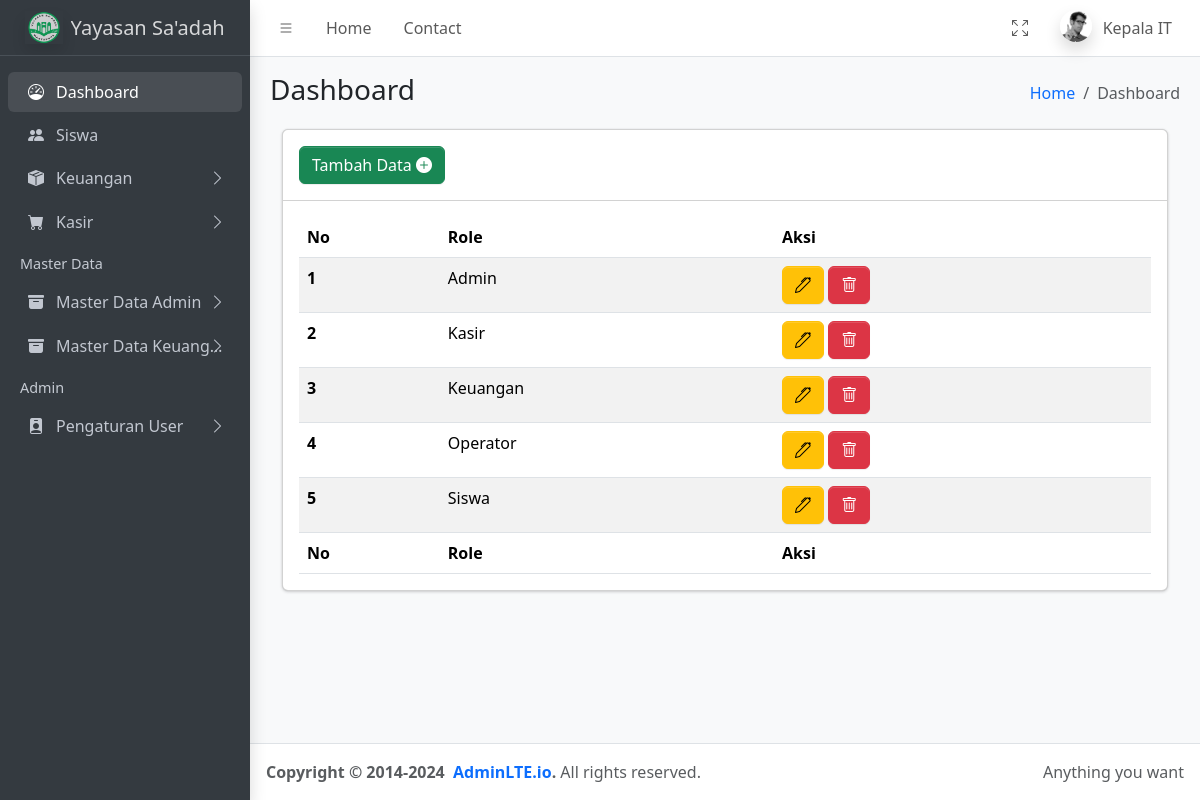
/index.php?page=role (signed in), run on the app's committed database.
### tables this page shows
CREATE TABLE `users` (
  `id` int(11) NOT NULL,
  `nama` varchar(100) NOT NULL,
  `jenis_kelamin` enum('L','P') NOT NULL,
  `username` varchar(50) NOT NULL,
  `password` varchar(255) NOT NULL,
  `role_id` int(11) NOT NULL
);

CREATE TABLE `role` (
  `id` int(11) NOT NULL,
  `role` varchar(50) NOT NULL
);

### pages/admin/role/read.php (the view, shortened to what this page needs)
<section class="content">
  <div class="container-fluid">
    <div class="row">
      <div class="col-12">
        <div class="card">
          <div class="card-header">
            <a href="?page=tambah-role" class="btn btn-success">Tambah Data <i class="bi bi-plus-circle-fill"></i></a>
          </div>
          <div class="card-body">
            <table id="myTable" class="display table table-striped">
              <thead>
                <tr>
                  <th>No</th>
                  <th>Role</th>
                  <th>Aksi</th>
                </tr>
              </thead>
              <tbody>
                <?php
                  $database = new Database();
                  $db = $database->getConnection();
                  $selectSql = "SELECT * FROM role";
                  $stmt = $db->prepare($selectSql);
                  $stmt->execute();
                  $no = 1;
                  while ($row = $stmt->fetch(PDO::FETCH_ASSOC)){
                ?>
                <tr>
                  <th scope="row"><?php echo $no++ ?></th>
                  <td><?php echo$row['role'] ?></td>
                  <td>
                    <a href="?page=edit-role&id=<?php echo $row['id'] ?>" class="btn btn-warning"><i class="bi bi-pen"></i></a>
                    <a href="?page=hapus-role&id=<?php echo $row['id'] ?>" class="btn btn-danger"><i class="bi bi-trash"></i></a>
                  </td>
                </tr>
                <?php } ?>
              </tbody>
              <tfoot>
                <tr>
                  <th>No</th>
                  <th>Role</th>
                  <th>Aksi</th>
                </tr>
              </tfoot>
            </table>
          </div>
        </div>
      </div>
    </div>
  </div>
</section>

### partials/navbar.php (shortened to what this page needs)
<nav class="app-header navbar navbar-expand bg-body">
    <div class="container-fluid">
        <ul class="navbar-nav">
            <li class="nav-item"> <a class="nav-link" data-lte-toggle="sidebar" href="#" role="button"> <i class="bi bi-list"></i> </a> </li>
            <li class="nav-item d-none d-md-block"> <a href="#" class="nav-link">Home</a> </li>
            <li class="nav-item d-none d-md-block"> <a href="#" class="nav-link">Contact</a> </li>
        </ul>
        <ul class="navbar-nav ms-auto">
            <li class="nav-item">
                <a class="nav-link" href="#" data-lte-toggle="fullscreen">
                    <i data-lte-icon="maximize" class="bi bi-arrows-fullscreen"></i>
                </a>
            </li>
            <li class="nav-item dropdown user-menu">
                <a href="#" class="nav-link dropdown-toggle" data-bs-toggle="dropdown">
                    <img src="assets/dist/assets/img/user2-160x160.jpg" class="user-image rounded-circle shadow" alt="User Image">
                    <span class="d-none d-md-inline"><?php echo $username ?></span>
                </a>
            </li>
        </ul>
    </div>
</nav>

### data on the page
users: nama "Kepala IT"
role: role "Admin"
role: role "Kasir"
role: role "Keuangan"
role: role "Operator"
role: role "Siswa"
